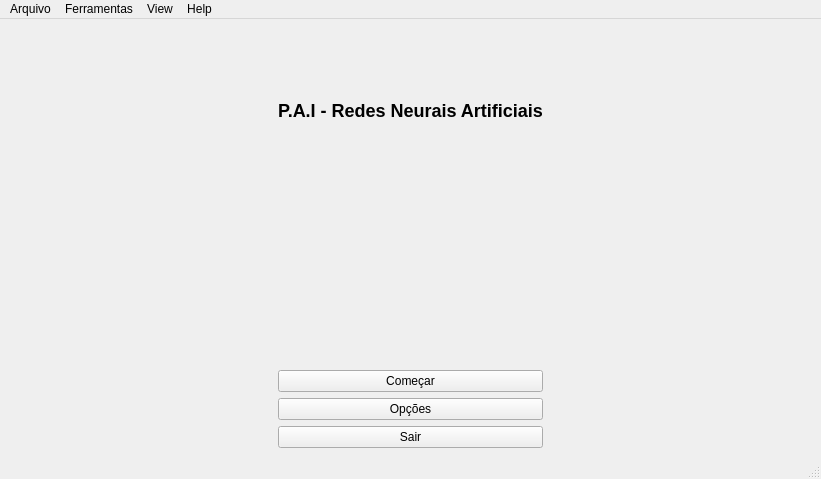
<?xml version="1.0" encoding="UTF-8"?>
<ui version="4.0">
 <class>MainWindow</class>
 <widget class="QMainWindow" name="MainWindow">
  <property name="geometry">
   <rect>
    <x>0</x>
    <y>0</y>
    <width>821</width>
    <height>479</height>
   </rect>
  </property>
  <property name="windowTitle">
   <string>MainWindow</string>
  </property>
  <widget class="QWidget" name="centralwidget">
   <layout class="QHBoxLayout" name="horizontalLayout_2">
    <item>
     <layout class="QHBoxLayout" name="horizontalLayout">
      <item>
       <spacer name="horizontalSpacer">
        <property name="orientation">
         <enum>Qt::Horizontal</enum>
        </property>
        <property name="sizeHint" stdset="0">
         <size>
          <width>198</width>
          <height>20</height>
         </size>
        </property>
       </spacer>
      </item>
      <item>
       <layout class="QVBoxLayout" name="verticalLayout_2">
        <item>
         <widget class="QLabel" name="label">
          <property name="text">
           <string>&lt;html&gt;&lt;head/&gt;&lt;body&gt;&lt;h2 align=&quot;center&quot; style=&quot; margin-top:18px; margin-bottom:12px; margin-left:0px; margin-right:0px; -qt-block-indent:0; text-indent:0px;&quot;&gt;&lt;span style=&quot; font-size:16pt; font-weight:600;&quot;&gt;P.A.I - Redes Neurais Artificiais&lt;/span&gt;&lt;/h2&gt;&lt;/body&gt;&lt;/html&gt;</string>
          </property>
         </widget>
        </item>
        <item>
         <widget class="QLabel" name="label_2">
          <property name="text">
           <string/>
          </property>
          <property name="pixmap">
           <pixmap resource="arquivos_recursos.qrc">:/icons/images/art.png</pixmap>
          </property>
          <property name="scaledContents">
           <bool>true</bool>
          </property>
         </widget>
        </item>
        <item>
         <layout class="QVBoxLayout" name="verticalLayout">
          <item>
           <widget class="QPushButton" name="pushButton">
            <property name="text">
             <string>Começar</string>
            </property>
           </widget>
          </item>
          <item>
           <widget class="QPushButton" name="pushButton_2">
            <property name="text">
             <string>Opções</string>
            </property>
           </widget>
          </item>
          <item>
           <widget class="QPushButton" name="pushButton_3">
            <property name="text">
             <string>Sair</string>
            </property>
           </widget>
          </item>
         </layout>
        </item>
       </layout>
      </item>
      <item>
       <spacer name="horizontalSpacer_2">
        <property name="orientation">
         <enum>Qt::Horizontal</enum>
        </property>
        <property name="sizeHint" stdset="0">
         <size>
          <width>198</width>
          <height>20</height>
         </size>
        </property>
       </spacer>
      </item>
     </layout>
    </item>
   </layout>
  </widget>
  <widget class="QStatusBar" name="statusbar"/>
  <widget class="QMenuBar" name="menubar">
   <property name="geometry">
    <rect>
     <x>0</x>
     <y>0</y>
     <width>821</width>
     <height>22</height>
    </rect>
   </property>
   <widget class="QMenu" name="menuMenu">
    <property name="title">
     <string>Arquivo</string>
    </property>
    <addaction name="separator"/>
    <addaction name="actionNovo"/>
    <addaction name="actionSalvar"/>
    <addaction name="actionExibir"/>
    <addaction name="actionSair"/>
   </widget>
   <widget class="QMenu" name="menuFerramentas">
    <property name="title">
     <string>Ferramentas</string>
    </property>
    <addaction name="actionPesquisar"/>
   </widget>
   <widget class="QMenu" name="menuHelp">
    <property name="title">
     <string>View</string>
    </property>
   </widget>
   <widget class="QMenu" name="menuHelp_2">
    <property name="title">
     <string>Help</string>
    </property>
   </widget>
   <addaction name="menuMenu"/>
   <addaction name="menuFerramentas"/>
   <addaction name="menuHelp"/>
   <addaction name="menuHelp_2"/>
  </widget>
  <action name="actionNovo">
   <property name="icon">
    <iconset resource="arquivos_recursos.qrc">
     <normaloff>:/icons/images/icons8-add-file-50.png</normaloff>:/icons/images/icons8-add-file-50.png</iconset>
   </property>
   <property name="text">
    <string>Novo</string>
   </property>
  </action>
  <action name="actionSalvar">
   <property name="icon">
    <iconset resource="arquivos_recursos.qrc">
     <normaloff>:/icons/images/icons8-save-50.png</normaloff>:/icons/images/icons8-save-50.png</iconset>
   </property>
   <property name="text">
    <string>Salvar</string>
   </property>
  </action>
  <action name="actionExibir">
   <property name="icon">
    <iconset resource="arquivos_recursos.qrc">
     <normaloff>:/icons/images/icons8-edit-50.png</normaloff>:/icons/images/icons8-edit-50.png</iconset>
   </property>
   <property name="text">
    <string>Editar</string>
   </property>
  </action>
  <action name="actionSair">
   <property name="icon">
    <iconset resource="arquivos_recursos.qrc">
     <normaloff>:/icons/images/icons8-trash-can-50.png</normaloff>:/icons/images/icons8-trash-can-50.png</iconset>
   </property>
   <property name="text">
    <string>Sair</string>
   </property>
  </action>
  <action name="actionPesquisar">
   <property name="icon">
    <iconset resource="arquivos_recursos.qrc">
     <normaloff>:/icons/images/icons8-search-more-30.png</normaloff>:/icons/images/icons8-search-more-30.png</iconset>
   </property>
   <property name="text">
    <string>Pesquisar</string>
   </property>
  </action>
 </widget>
 <resources>
  <include location="arquivos_recursos.qrc"/>
 </resources>
 <connections/>
</ui>
